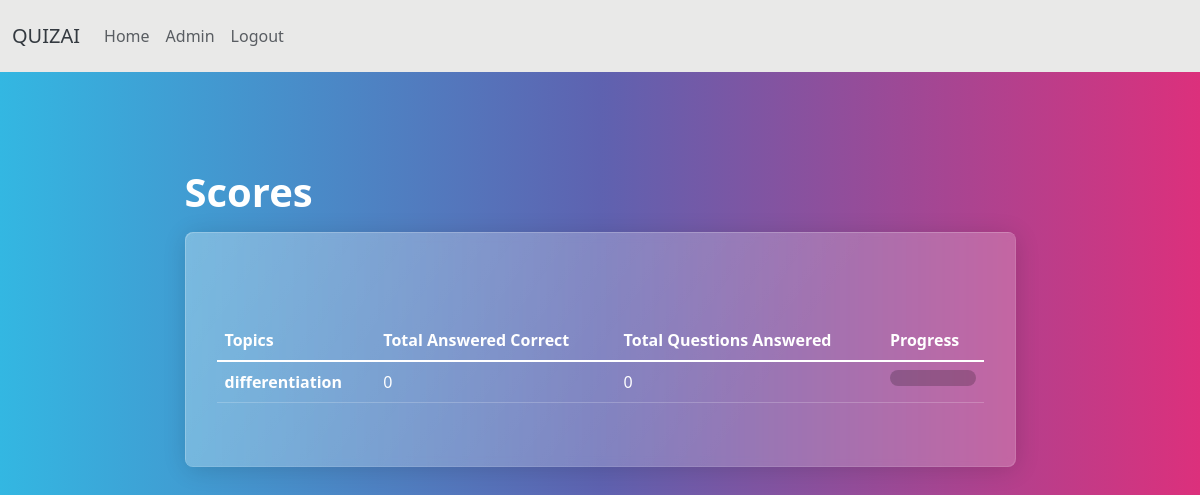
The app's page /blog/scorecard (signed in) with its own data.
### models.py (models this page shows, shortened)
class Scorecard(db.Model):
    user_id = db.Column(db.ForeignKey('user.id'), primary_key=True)
    tag_id = db.Column(db.ForeignKey('tag.id'), primary_key=True)
    correct = db.Column(db.Integer)
    total = db.Column(db.Integer)
    percentage = db.Column(db.Integer)
    user = relationship("User", backref = db.backref('user'))
    tag = relationship("Tag", backref = db.backref('tag'))

class Tag(db.Model):
    id = db.Column(db.Integer, primary_key=True)
    title = db.Column(db.String(140))
    slug= db.Column(db.String(140), unique=True)

### posts/blueprint.py (the view)
@posts.route('/scorecard')
@login_required
def scorecard():
    scores = Scorecard.query.filter(Scorecard.user==current_user)
    return render_template('posts/scorecard.html', scores=scores)

### posts/templates/posts/scorecard.html (shortened to what this page needs)
{% extends 'base.html' %}
{% block content %}
    <div class="">
        <h1>Scores</h1>
        <div class="card text-white bg-secondary mb-3 p-3" >
            <table class="table table-hover"><div class="card-body">
                <thead>
                <tr>
                    <th scope="col">Topics</th>
                    <th scope="col">Total Answered Correct</th>
                    <th scope="col">Total Questions Answered</th>
                    <th scope="col">Progress</th>
                </tr>
                </thead>
                <tbody>
                {% for score in scores%}
                <tr class="table-defualt">
                    <th>{{ score.tag.title}}</th>
                    <td> {{ score.correct}}</td>
                    <td>{{ score.total}}</td>
                    <td>
                        <div class="progress">
                        </div>
                    </td>
                </tr>
                {% endfor %}
            </table>
        </div></div>
        <br>
    </div>
{% endblock %}

### records on screen
Scorecard: tag "differentiation", correct "0", total "0"
